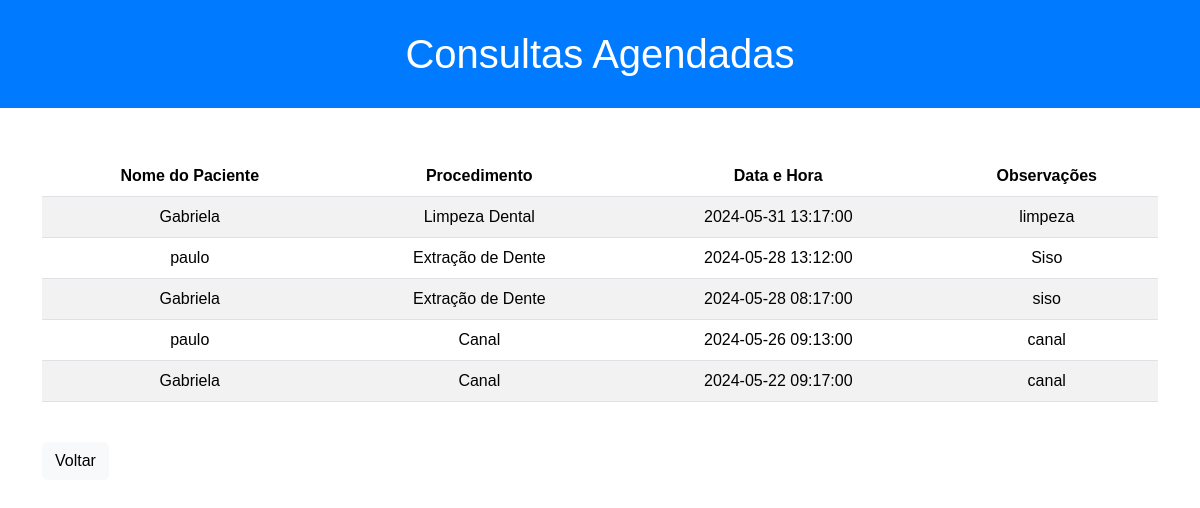
/consultas.php (signed in), run on the app's committed database.
### tables this page shows
CREATE TABLE `consultas` (
  `id` int(11) NOT NULL,
  `paciente_id` int(11) NOT NULL,
  `procedimento_id` int(11) NOT NULL,
  `data_hora` datetime NOT NULL,
  `observacoes` text DEFAULT NULL,
  `data_hora_termino` datetime NOT NULL
);

CREATE TABLE `usuarios` (
  `id` int(11) NOT NULL,
  `nome` varchar(100) NOT NULL,
  `email` varchar(100) NOT NULL,
  `senha` varchar(255) NOT NULL,
  `nivel_acesso` int(11) NOT NULL,
  `telefone` varchar(15) NOT NULL,
  `cpf` varchar(11) NOT NULL,
  `endereco` varchar(200) DEFAULT NULL
);

CREATE TABLE `procedimentos` (
  `id` int(11) NOT NULL,
  `nome_procedimento` varchar(100) NOT NULL,
  `preco` decimal(10,2) NOT NULL
);

### consultas.php (the view, shortened to what this page needs)
<!DOCTYPE html>
<?php
include "conexao.php";
?>
<html>
<head>
    <link rel="stylesheet" href="styles/style.css">
    <link href="https://cdn.jsdelivr.net/npm/bootstrap@5.3.3/dist/css/bootstrap.min.css" rel="stylesheet">
</head>
<body>
<h1 class="text-center">Consultas Agendadas</h1>
    <div class="container mt-5">
        <table class="table table-striped">
            <thead>
                <tr class="text-center">
                    <th>Nome do Paciente</th>
                    <th>Procedimento</th>
                    <th>Data e Hora</th>
                    <th>Observações</th>
                </tr>
            </thead>
            <tbody>
                <?php
                $query = "SELECT c.id, u.nome, pr.nome_procedimento, c.data_hora, c.observacoes FROM consultas c
                          INNER JOIN usuarios u ON c.paciente_id = u.id
                          INNER JOIN procedimentos pr ON c.procedimento_id = pr.id
                          WHERE u.nivel_acesso=3 "
                          ;
                $stmt = $conexao->prepare($query);
                $stmt->execute();
                $consultas = $stmt->fetchAll(PDO::FETCH_ASSOC);
                foreach ($consultas as $consulta) {
                    echo "<tr>";
                    echo "<td>" . $consulta['nome'] . "</td>";
                    echo "<td>" . $consulta['nome_procedimento'] . "</td>";
                    echo "<td>" . $consulta['data_hora'] . "</td>";
                    echo "<td>" . $consulta['observacoes'] . "</td>";
                    echo "</tr>";
                }
                ?>
            </tbody>
        </table>
        <br>
        <a href="funcionario.php" class="btn btn-light">Voltar</a>
    </div>
</body>
</html>

### styles/style.css (style rules this page uses)
* { margin: 0; padding: 0; box-sizing: border-box; font-family: Arial, Helvetica, sans-serif; }
body { font-family: Arial, sans-serif; line-height: 1.6; margin: 0; padding: 0; text-decoration: none; border: none; }
h1 { margin-bottom: 20px; }
a { color: #007BFF; text-decoration: none; }
body > h1 { text-align: center; padding: 30px 0; background-color: #007BFF; color: #fff; }
table { width: 100%; border-collapse: collapse; margin-top: 20px; }
th, td { padding: 4px; text-align: left; border-bottom: 1px solid #ccc; padding-left: 10px; text-align: center; }
th { background-color: #f2f2f2; }

### data on the page
consultas: usuarios.nome "Gabriela", procedimento.nome_procedimento "Limpeza Dental", data_hora "2024-05-31 13:17:00", observacoes "limpeza"
consultas: usuarios.nome "paulo", procedimento.nome_procedimento "Extração de Dente", data_hora "2024-05-28 13:12:00", observacoes "Siso"
consultas: usuarios.nome "Gabriela", procedimento.nome_procedimento "Extração de Dente", data_hora "2024-05-28 08:17:00", observacoes "siso"
consultas: usuarios.nome "paulo", procedimento.nome_procedimento "Canal", data_hora "2024-05-26 09:13:00", observacoes "canal"
consultas: usuarios.nome "Gabriela", procedimento.nome_procedimento "Canal", data_hora "2024-05-22 09:17:00", observacoes "canal"
